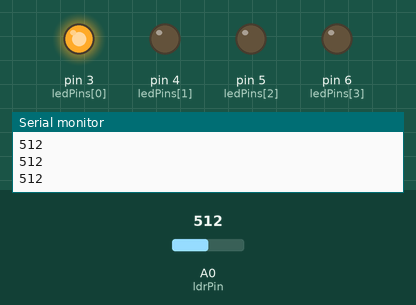
Simulated run of this sketch. Board: Arduino Uno, built with avr-gcc and run on an emulated ATmega328P. Parts: output pins drawn as LEDs (lit = HIGH), the last lines printed to the serial monitor. The inputs (shaded band) are chosen by the test bench; at power-on: A0 (ldrPin) = 512.

Above: at 1.2 s.
1.3 s: A0 (ldrPin) set to 481
At 1.9 s:
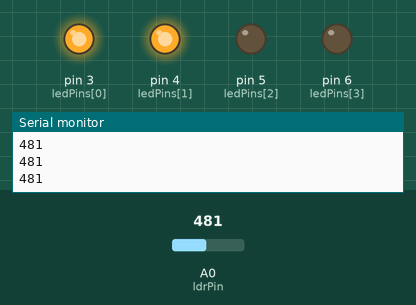
2.8 s: A0 (ldrPin) set to 309
4.3 s: A0 (ldrPin) set to 287
At 4.6 s:
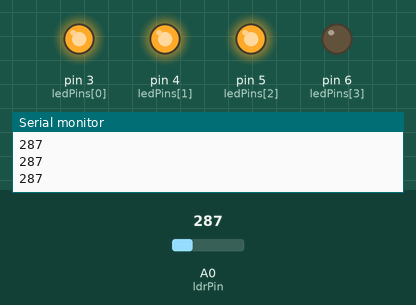
5.8 s: A0 (ldrPin) set to 207
7.3 s: A0 (ldrPin) set to 186
At 8.4 s:
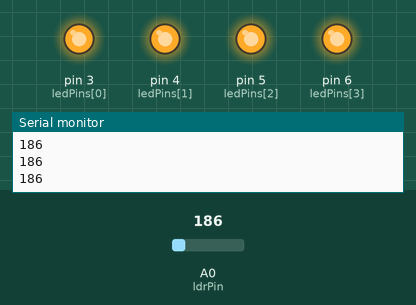
8.8 s: A0 (ldrPin) set to 210
At 9.7 s:
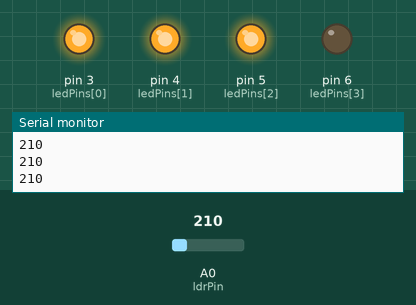
Timing chart, 0 to 11.3 s (numbered marks = the images above; inputs shaded):
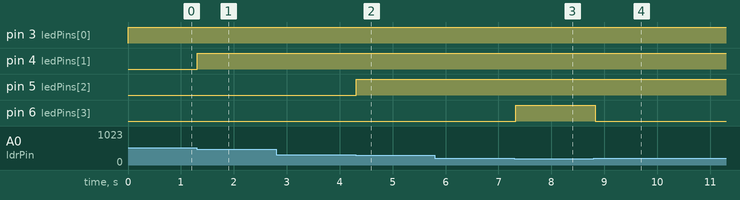

Measured:
- the behaviour switches between 500 and 499 on A0 (ldrPin) (found by bisection; images 0 and 1)
- the behaviour switches between 300 and 299 on A0 (ldrPin) (found by bisection; images 1 and 2)
- the behaviour switches between 200 and 199 on A0 (ldrPin) (found by bisection; images 2 and 3)
- after the input at 1.3 s, pin 4 (ledPins[1]): LOW → HIGH at once
- after the input at 4.3 s, pin 5 (ledPins[2]): LOW → HIGH at once
- after the input at 7.3 s, pin 6 (ledPins[3]): LOW → HIGH at once
- after the input at 8.8 s, pin 6 (ledPins[3]): HIGH → LOW at once

The sketch:

codigo_arduino.ino
```cpp
int ldrPin = A0;
int ledPins[] = {3, 4, 5, 6}; // Pines conectados a los LEDs

void setup() {
  for (int i = 0; i < 4; i++) {
    pinMode(ledPins[i], OUTPUT);
  }
  Serial.begin(9600);
}

void loop() {
  int ldrValue = analogRead(ldrPin);
  Serial.println(ldrValue); // Para observar el valor de la luz

  // Apaga todos los LEDs
  for (int i = 0; i < 4; i++) {
    digitalWrite(ledPins[i], LOW);
  }

  // Enciende LEDs según nivel de oscuridad
  if (ldrValue < 700) digitalWrite(ledPins[0], HIGH);
  if (ldrValue < 500) digitalWrite(ledPins[1], HIGH);
  if (ldrValue < 300) digitalWrite(ledPins[2], HIGH);
  if (ldrValue < 200) digitalWrite(ledPins[3], HIGH);

  delay(100);
}
```
